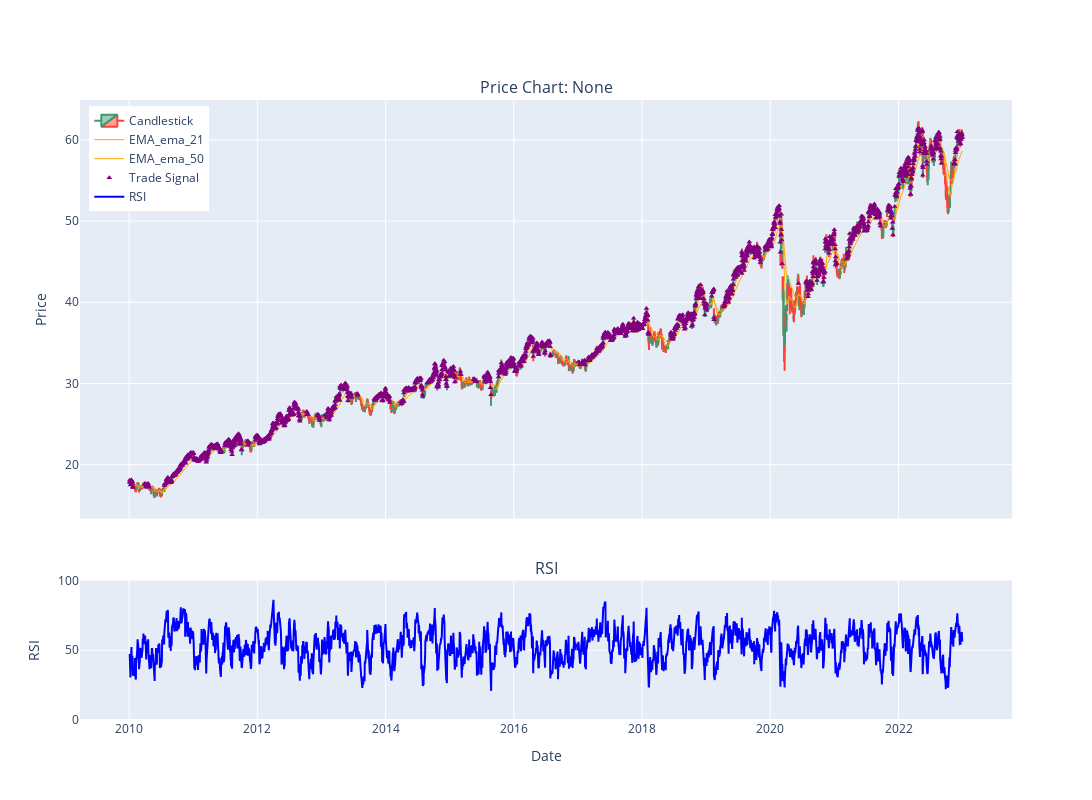

Write notebook code for a chart like this one.
### Code cell
###
start_date = '2010-01-01'
end_date = '2022-12-31'
metric_utils.visualise_pricechart(strategy, start=start_date, end=end_date, indicators=['EMA'], signal_marker=True)

### Figure 1 — Plotly figure (JSON) as saved in the notebook; plotly's stock layout.template omitted (floating-point values rounded to 4 significant figures; data arrays with more than 128 entries replaced by an {"elided": "..."} marker saying what was removed)
{"data": [{"close": {"elided": "3272 float values"}, "high": {"elided": "3272 float values"}, "low": {"elided": "3272 float values"}, "name": "Candlestick", "open": {"elided": "3272 float values"}, "type": "candlestick", "x": {"elided": "3272 str values"}, "xaxis": "x", "yaxis": "y"}, {"line": {"color": "orange", "width": 1}, "mode": "lines", "name": "EMA_ema_21", "type": "scatter", "x": {"elided": "3272 str values"}, "xaxis": "x", "y": {"elided": "3272 float values"}, "yaxis": "y"}, {"line": {"color": "orange", "width": 1}, "mode": "lines", "name": "EMA_ema_50", "type": "scatter", "x": {"elided": "3272 str values"}, "xaxis": "x", "y": {"elided": "3272 float values"}, "yaxis": "y"}, {"marker": {"color": "purple", "size": 5, "symbol": "triangle-up"}, "mode": "markers", "name": "Trade Signal", "type": "scatter", "x": {"elided": "2183 str values"}, "xaxis": "x", "y": {"elided": "2183 float values"}, "yaxis": "y"}, {"line": {"color": "blue", "width": 2}, "mode": "lines", "name": "RSI", "type": "scatter", "x": {"elided": "3272 str values"}, "xaxis": "x2", "y": {"elided": "3272 float values"}, "yaxis": "y2"}], "layout": {"annotations": [{"font": {"size": 16}, "showarrow": false, "text": "Price Chart: None", "x": 0.5, "xanchor": "center", "xref": "paper", "y": 1, "yanchor": "bottom", "yref": "paper"}, {"font": {"size": 16}, "showarrow": false, "text": "RSI", "x": 0.5, "xanchor": "center", "xref": "paper", "y": 0.225, "yanchor": "bottom", "yref": "paper"}], "height": 800, "legend": {"x": 0.01, "y": 0.99}, "title": {"text": ""}, "width": 1200, "xaxis": {"anchor": "y", "domain": [0, 1], "matches": "x2", "rangeslider": {"visible": false}, "showticklabels": false}, "xaxis2": {"anchor": "y2", "domain": [0, 1], "title": {"text": "Date"}}, "yaxis": {"anchor": "x", "domain": [0.325, 1], "title": {"text": "Price"}}, "yaxis2": {"anchor": "x2", "domain": [0, 0.225], "range": [0, 100], "title": {"text": "RSI"}}}}
